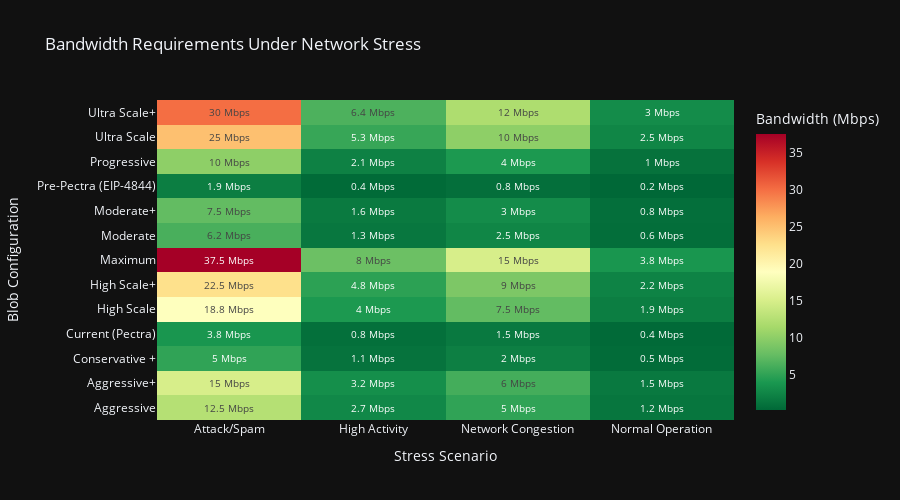

Source (notebook cell):
### Code cell
# Simulate network stress under different conditions
stress_scenarios = [
    {"name": "Normal Operation", "utilization": 0.5, "gossip_factor": 1.5},
    {"name": "High Activity", "utilization": 0.8, "gossip_factor": 2.0},
    {"name": "Network Congestion", "utilization": 1.0, "gossip_factor": 3.0},
    {"name": "Attack/Spam", "utilization": 1.5, "gossip_factor": 5.0},
]

stress_results = []
for blob_scenario in BLOB_LIMIT_SCENARIOS:
    for stress in stress_scenarios:
        effective_blobs = blob_scenario["target"] * stress["utilization"]
        bandwidth_base = (effective_blobs * BYTES_PER_BLOB) / SECONDS_PER_SLOT
        bandwidth_total = bandwidth_base * stress["gossip_factor"]
        bandwidth_mbps = (bandwidth_total * 8) / (1024 * 1024)
        
        # Check viability for different connection types with upload/download split
        home_staker_viable = bandwidth_total <= min(
            EIP_7870_BANDWIDTH_LIMITS["home_staker"]["down"] * 0.5,
            EIP_7870_BANDWIDTH_LIMITS["home_staker"]["up"] * 0.5
        )
        professional_viable = bandwidth_total <= min(
            EIP_7870_BANDWIDTH_LIMITS["professional"]["down"] * 0.5,
            EIP_7870_BANDWIDTH_LIMITS["professional"]["up"] * 0.5
        )
        
        stress_results.append({
            "blob_scenario": blob_scenario["name"],
            "stress_scenario": stress["name"],
            "bandwidth_mbps": bandwidth_mbps,
            "home_staker_viable": home_staker_viable,
            "professional_viable": professional_viable,
        })

df_stress = pd.DataFrame(stress_results)

# Create pivot table for visualization
pivot_stress = df_stress.pivot(index='blob_scenario', columns='stress_scenario', values='bandwidth_mbps')

fig = go.Figure(data=go.Heatmap(
    z=pivot_stress.values,
    x=pivot_stress.columns,
    y=pivot_stress.index,
    colorscale='RdYlGn_r',
    text=np.round(pivot_stress.values, 1),
    texttemplate="%{text} Mbps",
    textfont={"size": 10},
    colorbar=dict(title="Bandwidth (Mbps)")
))

fig.update_layout(
    title="Bandwidth Requirements Under Network Stress",
    xaxis_title="Stress Scenario",
    yaxis_title="Blob Configuration",
    height=500
)

fig.show()

### Figure 1 — Plotly figure (JSON) as saved in the notebook; plotly's stock layout.template omitted (floating-point values rounded to 4 significant figures)
{"data": [{"colorbar": {"title": {"text": "Bandwidth (Mbps)"}}, "colorscale": [[0, "rgb(0,104,55)"], [0.1, "rgb(26,152,80)"], [0.2, "rgb(102,189,99)"], [0.3, "rgb(166,217,106)"], [0.4, "rgb(217,239,139)"], [0.5, "rgb(255,255,191)"], [0.6, "rgb(254,224,139)"], [0.7, "rgb(253,174,97)"], [0.8, "rgb(244,109,67)"], [0.9, "rgb(215,48,39)"], [1, "rgb(165,0,38)"]], "text": [[12.5, 2.7, 5.0, 1.2], [15.0, 3.2, 6.0, 1.5], [5.0, 1.1, 2.0, 0.5], [3.8, 0.8, 1.5, 0.4], [18.8, 4.0, 7.5, 1.9], [22.5, 4.8, 9.0, 2.2], [37.5, 8.0, 15.0, 3.8], [6.2, 1.3, 2.5, 0.6], [7.5, 1.6, 3.0, 0.8], [1.9, 0.4, 0.8, 0.2], [10.0, 2.1, 4.0, 1.0], [25.0, 5.3, 10.0, 2.5], [30.0, 6.4, 12.0, 3.0]], "textfont": {"size": 10}, "texttemplate": "%{text} Mbps", "type": "heatmap", "x": ["Attack/Spam", "High Activity", "Network Congestion", "Normal Operation"], "y": ["Aggressive", "Aggressive+", "Conservative +", "Current (Pectra)", "High Scale", "High Scale+", "Maximum", "Moderate", "Moderate+", "Pre-Pectra (EIP-4844)", "Progressive", "Ultra Scale", "Ultra Scale+"], "z": [[12.5, 2.667, 5.0, 1.25], [15.0, 3.2, 6.0, 1.5], [5.0, 1.067, 2.0, 0.5], [3.75, 0.8, 1.5, 0.375], [18.75, 4.0, 7.5, 1.875], [22.5, 4.8, 9.0, 2.25], [37.5, 8.0, 15.0, 3.75], [6.25, 1.333, 2.5, 0.625], [7.5, 1.6, 3.0, 0.75], [1.875, 0.4, 0.75, 0.1875], [10.0, 2.133, 4.0, 1.0], [25.0, 5.333, 10.0, 2.5], [30.0, 6.4, 12.0, 3.0]]}], "layout": {"height": 500, "title": {"text": "Bandwidth Requirements Under Network Stress"}, "xaxis": {"title": {"text": "Stress Scenario"}}, "yaxis": {"title": {"text": "Blob Configuration"}}}}
